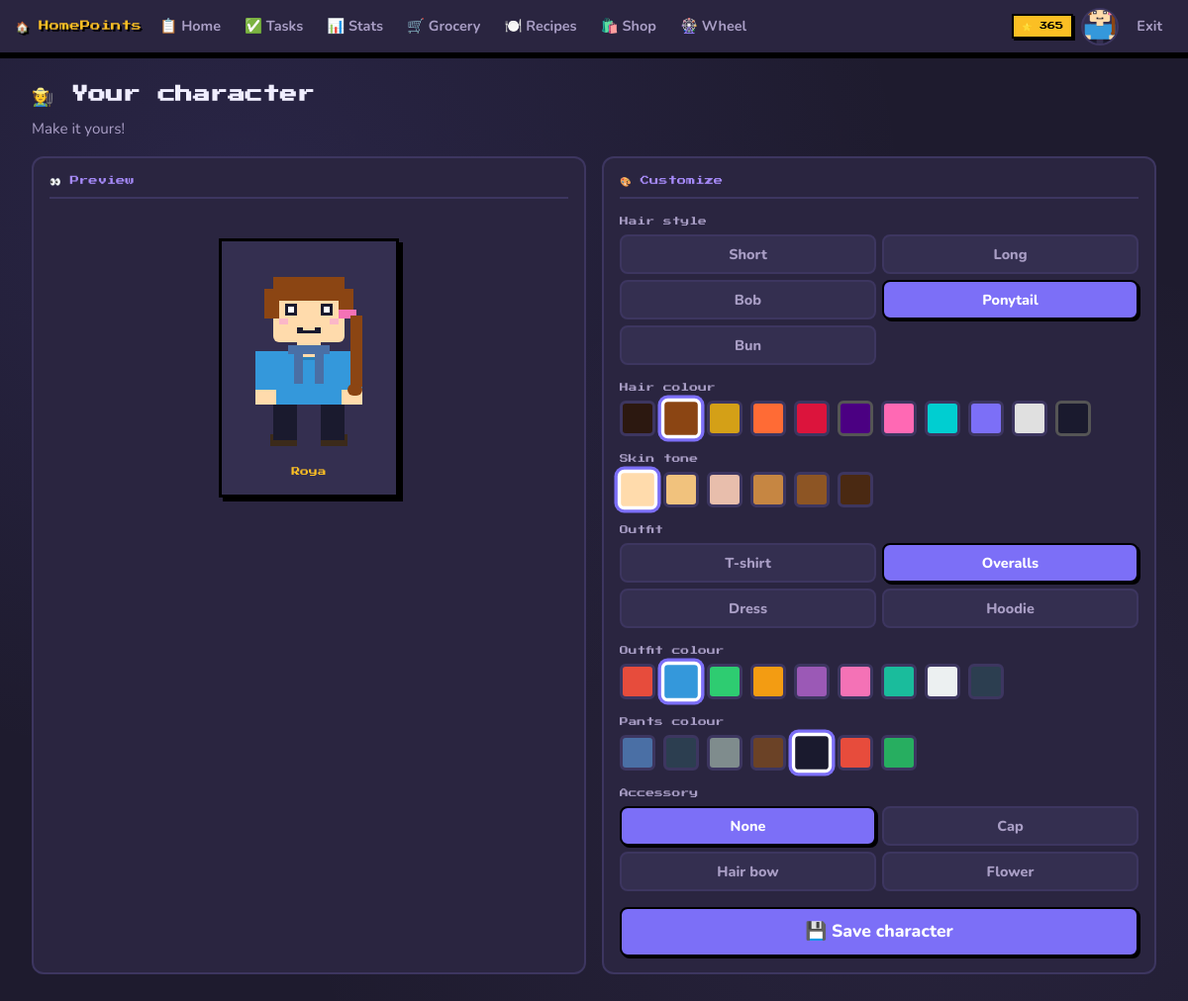
Page /avatar (signed in) on the committed database.
### tables this page shows
CREATE TABLE users (
        id INTEGER PRIMARY KEY AUTOINCREMENT,
        username TEXT UNIQUE NOT NULL,
        password TEXT NOT NULL,
        household_id TEXT,
        points INTEGER DEFAULT 0,
        created_at TIMESTAMP DEFAULT CURRENT_TIMESTAMP
    , avatar_skin INTEGER DEFAULT 0, avatar_hair INTEGER DEFAULT 0, avatar_top INTEGER DEFAULT 0, hidden_suggestions TEXT DEFAULT '', avatar_hair_long INTEGER DEFAULT 0, avatar_hair_style TEXT DEFAULT 'short', avatar_hair_color TEXT DEFAULT '#8B4513', avatar_skin_color TEXT DEFAULT '#FFDBAC', avatar_shirt TEXT DEFAULT '#e74c3c', avatar_shirt_dark TEXT DEFAULT '#c0392b', avatar_pants TEXT DEFAULT '#4a6fa5', avatar_outfit TEXT DEFAULT 'tshirt', avatar_accessory TEXT DEFAULT 'none');

### app.py (the view, shortened to what this page needs)
@app.route('/avatar', methods=['GET','POST'])
@login_required
def avatar():
    user = get_current_user()
    return render_template('avatar.html', user=user)

### app.py (called while the page is built)
def get_db():
    conn = sqlite3.connect(DB)
    conn.row_factory = sqlite3.Row
    return conn

def login_required(f):
    from functools import wraps
    @wraps(f)
    def decorated(*args, **kwargs):
        if 'user_id' not in session: return redirect(url_for('login'))
        return f(*args, **kwargs)
    return decorated

def get_current_user():
    if 'user_id' not in session: return None
    conn = get_db()
    u = conn.execute('SELECT * FROM users WHERE id=?',(session['user_id'],)).fetchone()
    conn.close()
    return u

@app.context_processor
def inject_globals():
    return dict(user=get_current_user())

### templates/avatar.html (shortened to what this page needs)
{% extends "base.html" %}
{% block content %}
<div class="page-header">
  <div>
    <h1>🧑‍🌾 Your character</h1>
    <p class="subtitle">Make it yours!</p>
  </div>
</div>
<div class="two-col">
  <div class="panel" style="display:flex;flex-direction:column;align-items:center;gap:1.5rem">
    <div class="panel-title" style="width:100%">👀 Preview</div>
    <div style="background:var(--bg3);border:3px solid #000;box-shadow:4px 4px 0 #000;padding:24px 28px 16px;display:flex;flex-direction:column;align-items:center;gap:10px">
      <p style="font-family:'Press Start 2P',monospace;font-size:.55rem;color:var(--gold)">{{ user.username }}</p>
    </div>
  </div>
  <div class="panel">
    <div class="panel-title">🎨 Customize</div>
    <form method="POST" action="{{ url_for('avatar') }}" id="avatar-form">
      <div class="form-group">
        <label>Hair style</label>
        <div class="radio-group" style="display:grid;grid-template-columns:1fr 1fr;gap:6px">
          {% for style in [('short','Short'),('long','Long'),('bob','Bob'),('ponytail','Ponytail'),('bun','Bun')] %}
          <button type="button" class="opt-btn {% if user.avatar_hair_style|default('short') == style[0] %}sel{% endif %}"
                  onclick="setHair('{{ style[0] }}',this)">{{ style[1] }}</button>
          {% endfor %}
        </div>
      </div>
      <div class="form-group">
        <label>Hair colour</label>
        <div style="display:flex;gap:8px;flex-wrap:wrap;margin-top:6px">
          {% for color in ['#2C1810','#8B4513','#D4A017','#FF6B35','#DC143C','#4B0082','#FF69B4','#00CED1','#7c6ff7','#e0e0e0','#1a1a2e'] %}
          <div class="color-swatch {% if user.avatar_hair_color|default('#8B4513') == color %}selected{% endif %}"
               style="background:{{ color }}{% if color == '#1a1a2e' or color == '#4B0082' %};border-color:#555{% endif %}"
               onclick="setHairColor('{{ color }}',this)"></div>
          {% endfor %}
        </div>
      </div>
      <div class="form-group">
        <label>Skin tone</label>
        <div style="display:flex;gap:8px;flex-wrap:wrap;margin-top:6px">
          {% for color in ['#FFDBAC','#F1C27D','#E8BEAC','#C68642','#8D5524','#4A2912'] %}
          <div class="color-swatch {% if user.avatar_skin_color|default('#FFDBAC') == color %}selected{% endif %}"
               style="background:{{ color }}"
               onclick="setSkin('{{ color }}',this)"></div>
          {% endfor %}
        </div>
      </div>
      <div class="form-group">
        <label>Outfit</label>
        <div style="display:grid;grid-template-columns:1fr 1fr;gap:6px;margin-top:6px">
          {% for o in [('tshirt','T-shirt'),('overalls','Overalls'),('dress','Dress'),('hoodie','Hoodie')] %}
          <button type="button" class="opt-btn {% if user.avatar_outfit|default('tshirt') == o[0] %}sel{% endif %}"
                  onclick="setOutfit('{{ o[0] }}',this)">{{ o[1] }}</button>
          {% endfor %}
        </div>
      </div>
      <div class="form-group">
        <label>Outfit colour</label>
        <div style="display:flex;gap:8px;flex-wrap:wrap;margin-top:6px">
          {% for pair in [('#e74c3c','#c0392b'),('#3498db','#2980b9'),('#2ecc71','#27ae60'),('#f39c12','#d68910'),('#9b59b6','#7d3c98'),('#f472b6','#be185d'),('#1abc9c','#148f77'),('#ecf0f1','#bdc3c7'),('#2c3e50','#1a252f')] %}
          <div class="color-swatch {% if user.avatar_shirt|default('#e74c3c') == pair[0] %}selected{% endif %}"
               style="background:{{ pair[0] }}"
               onclick="setShirt('{{ pair[0] }}','{{ pair[1] }}',this)"></div>
          {% endfor %}
        </div>
      </div>
      <div class="form-group">
        <label>Pants colour</label>
        <div style="display:flex;gap:8px;flex-wrap:wrap;margin-top:6px">
          {% for color in ['#4a6fa5','#2c3e50','#7f8c8d','#6b4226','#1a1a2e','#e74c3c','#27ae60'] %}
          <div class="color-swatch {% if user.avatar_pants|default('#4a6fa5') == color %}selected{% endif %}"
               style="background:{{ color }}"
               onclick="setPants('{{ color }}',this)"></div>
          {% endfor %}
        </div>
      </div>
      <div class="form-group">
        <label>Accessory</label>
        <div style="display:grid;grid-template-columns:1fr 1fr;gap:6px;margin-top:6px">
          {% for a in [('none','None'),('cap','Cap'),('bow','Hair bow'),('flower','Flower')] %}
          <button type="button" class="opt-btn {% if user.avatar_accessory|default('none') == a[0] %}sel{% endif %}"
                  onclick="setAccessory('{{ a[0] }}',this)">{{ a[1] }}</button>
          {% endfor %}
        </div>
      </div>
      <button type="submit" class="btn btn-primary btn-full btn-lg">💾 Save character</button>
    </form>
  </div>
</div>
{% endblock %}

### templates/base.html (shortened to what this page needs)
<!DOCTYPE html>
<html lang="en">
<head>
  <link rel="stylesheet" href="{{ url_for('static', filename='css/style.css') }}">
</head>
<body>
{% if session.user_id %}
<nav class="navbar">
  <a href="{{ url_for('dashboard') }}" class="nav-logo">🏠 HomePoints</a>
  <div class="nav-links">
    <a href="{{ url_for('dashboard') }}"  class="nav-link {% if request.endpoint=='dashboard' %}active{% endif %}">📋 Home</a>
    <a href="{{ url_for('tasks') }}"      class="nav-link {% if request.endpoint=='tasks' %}active{% endif %}">✅ Tasks</a>
    <a href="{{ url_for('stats') }}"      class="nav-link {% if request.endpoint=='stats' %}active{% endif %}">📊 Stats</a>
    <a href="{{ url_for('groceries') }}"  class="nav-link {% if request.endpoint=='groceries' %}active{% endif %}">🛒 Grocery</a>
    <a href="{{ url_for('recipes') }}"    class="nav-link {% if request.endpoint=='recipes' %}active{% endif %}">🍽️ Recipes</a>
    <a href="{{ url_for('shop') }}"       class="nav-link {% if request.endpoint=='shop' %}active{% endif %}">🛍️ Shop</a>
    <a href="{{ url_for('wheel') }}"      class="nav-link {% if request.endpoint=='wheel' %}active{% endif %}">🎡 Wheel</a>
  </div>
  <div class="nav-right">
    <span class="nav-points">⭐ {{ user.points if user else 0 }}</span>
    {% if user %}
    <a href="{{ url_for('avatar') }}" style="display:flex;align-items:center;width:38px;height:38px;border:2px solid var(--border);border-radius:50%;overflow:hidden;background:var(--bg3);flex-shrink:0" title="Edit avatar">
    </a>
    {% endif %}
    <a href="{{ url_for('logout') }}" class="nav-link" style="display:none" id="desktop-logout">Exit</a>
  </div>
</nav>
{% endif %}
<main class="main-content">
  {% block content %}{% endblock %}
</main>
</body>
</html>

### static/css/style.css (style rules this page uses)
:root { --bg:#1e1b2e; --bg2:#2a2540; --bg3:#342f50; --border:#3d3660; --accent:#7c6ff7; --accent2:#a78bfa; --gold:#fbbf24; --gold-dk:#d97706; --green:#34d399; --green-dk:#059669; --red:#f87171; --red-dk:#dc2626; --pink:#f472b6; --blue:#60a5fa; --text:#f0eeff; --text2:#a99ec5; --r:12px; --r-sm:8px; --touch:48px; --touch-sm:40px; }
*,*::before,*::after { box-sizing:border-box;margin:0;padding:0 }
html { font-size:16px;-webkit-text-size-adjust:100% }
body { font-family:'Nunito',sans-serif;font-size:1rem; background:var(--bg);color:var(--text);min-height:100vh; background-image: radial-gradient(ellipse at 20% 20%,rgba(124,111,247,.12) 0%,transparent 50%), radial-gradient(ellipse at 80% 80%,rgba(167,139,250,.08) 0%,transparent 50%); line-height:1.6; overflow-x:hidden; }
a { color:var(--accent2);text-decoration:none }
h1 { font-family:'Press Start 2P',monospace;font-size:.85rem;line-height:1.8 }
.navbar { display:flex;align-items:center;padding:0 1rem;height:56px; background:var(--bg2);border-bottom:3px solid #000; box-shadow:0 3px 0 #000;position:sticky;top:0;z-index:200;gap:.5rem; }
.nav-logo { font-family:'Press Start 2P',monospace;font-size:.55rem; color:var(--gold);text-shadow:2px 2px 0 #000; text-decoration:none;white-space:nowrap;flex-shrink:0; }
.nav-links { display:none }
.nav-right { display:flex;align-items:center;gap:8px;margin-left:auto }
.nav-points { background:var(--gold);color:#000; font-family:'Press Start 2P',monospace;font-size:.5rem; padding:4px 8px;border:2px solid #000;box-shadow:2px 2px 0 #000; white-space:nowrap; }
.nav-link { display:flex;align-items:center;gap:5px; padding:6px 10px;border-radius:var(--r-sm); color:var(--text2);font-size:.9rem;font-weight:700; white-space:nowrap;transition:background .15s,color .15s; }
.main-content { max-width:1200px;margin:0 auto; padding:1rem; padding-bottom:80px; }
.panel { background:var(--bg2);border:2px solid var(--border); border-radius:var(--r);padding:1rem;margin-bottom:1rem; }
.panel-title { font-family:'Press Start 2P',monospace;font-size:.58rem; color:var(--accent2);margin-bottom:1rem;padding-bottom:8px; border-bottom:2px solid var(--border); display:flex;align-items:center;justify-content:space-between;gap:8px; }
.page-header { display:flex;align-items:flex-start;justify-content:space-between; margin-bottom:1rem;gap:.75rem;flex-wrap:wrap; }
.subtitle { color:var(--text2);margin-top:6px;font-size:.95rem }
.btn { display:inline-flex;align-items:center;gap:6px; padding:10px 16px;font-family:'Nunito',sans-serif; font-size:1rem;font-weight:800; border:2px solid #000;box-shadow:2px 2px 0 #000; cursor:pointer;border-radius:var(--r-sm); transition:transform .1s,box-shadow .1s; text-decoration:none;line-height:1; min-height:var(--touch-sm); -webkit-tap-highlight-color:transparent; }
.btn-primary { background:var(--accent);color:#fff }
.btn-full { width:100%;justify-content:center }
.btn-lg { padding:14px 24px;font-size:1.1rem;min-height:var(--touch) }
.form-group { margin-bottom:1rem }
.form-group label { display:block;font-family:'Press Start 2P',monospace; font-size:.55rem;color:var(--text2);margin-bottom:6px; }
.radio-group { display:flex;flex-direction:column;gap:8px }
.two-col { display:grid;grid-template-columns:1fr;gap:1rem }
.color-swatch { width:38px;height:38px;border:3px solid var(--border);border-radius:6px;cursor:pointer;transition:transform .1s;flex-shrink:0 }
.color-swatch:active,.color-swatch.selected { border-color:#fff;box-shadow:0 0 0 3px var(--accent);transform:scale(1.1) }
@media (min-width:600px) { .main-content { padding:1.5rem 2rem } }
@media (min-width:600px) { .two-col { grid-template-columns:1fr 1fr } }
@media (min-width:600px) { h1 { font-size:1rem } }
@media (min-width:768px) { .nav-links { display:flex;gap:4px } }
@media (min-width:768px) { .main-content { padding-bottom:1.5rem } }
@media (min-width:1024px) { h1 { font-size:1.1rem } }
@media (min-width:1024px) { .nav-logo { font-size:.65rem } }

### rows in the picture
users: points "365", username "Roya", avatar_hair_color "#8B4513" (drawn), avatar_skin_color "#FFDBAC" (drawn), avatar_shirt "#3498db" (drawn), avatar_pants "#1a1a2e" (drawn)

### other values in the picture
{{ style[1] }} "Short" "Long" "Bob" "Ponytail" "Bun"
{{ o[1] }} "T-shirt" "Overalls" "Dress" "Hoodie"
{{ a[1] }} "None" "Cap" "Hair bow" "Flower"
